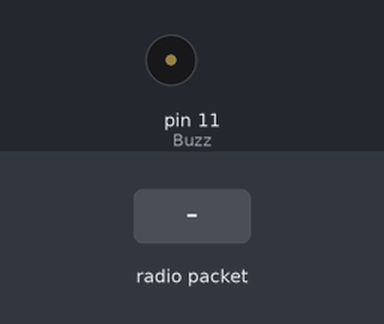
A sketch run on a simulated Arduino Uno, built with avr-gcc and run on an emulated ATmega328P. Shown: buzzer (waves = sounding, pin HIGH). The inputs (shaded band) are chosen by the test bench. No radio packets arrive unless stated; what the sketch prints to the serial monitor is not drawn.

Above: at 0.6 s.
At 2.7 s:
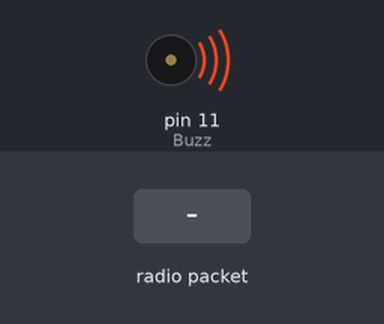
2.8 s: radio packet "1" arrives
Timing chart, 0 to 5.8 s (numbered marks = the images above; inputs shaded):
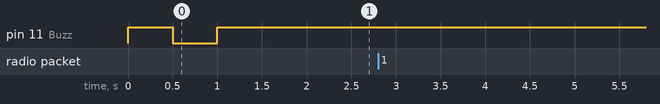

Measured:
- after the input at 2.8 s, every drawn part: stays the same

The sketch:

LoRa_Recived.ino
```cpp
#include <SPI.h>
#include <LoRa.h>

 int Led = 5;
 int Buzz = 11;

void setup()
{
  Serial.begin(9600);
  pinMode(Buzz,OUTPUT);
  digitalWrite(Buzz,HIGH);
  delay(500);
  digitalWrite(Buzz,LOW);
  delay(500);
  digitalWrite(Buzz,HIGH);
  delay(500);
  while (!Serial);

  if (!LoRa.begin(433E6)) {
   Serial.println("Starting LoRa failed!");
    delay(500);
    while (1);
  }
}

void loop()
{
  int packetSize = LoRa.parsePacket();
  if (packetSize)
  {
    while (LoRa.available())
    {
     char data = LoRa.read();
     Serial.print(data);
    }
}
}
```
